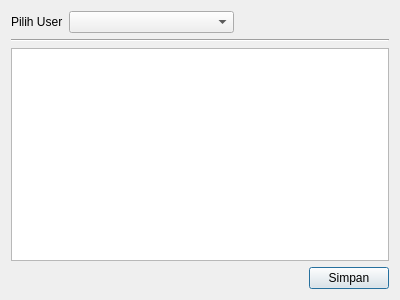
<?xml version="1.0" encoding="UTF-8"?>
<ui version="4.0">
 <class>PermissionDialog</class>
 <widget class="QDialog" name="PermissionDialog">
  <property name="geometry">
   <rect>
    <x>0</x>
    <y>0</y>
    <width>400</width>
    <height>300</height>
   </rect>
  </property>
  <property name="windowTitle">
   <string>Edit Perizinan</string>
  </property>
  <layout class="QVBoxLayout" name="verticalLayout">
   <item>
    <layout class="QHBoxLayout" name="horizontalLayout">
     <item>
      <widget class="QLabel" name="label">
       <property name="text">
        <string>Pilih User</string>
       </property>
      </widget>
     </item>
     <item>
      <widget class="QComboBox" name="comboBox">
       <property name="minimumSize">
        <size>
         <width>165</width>
         <height>0</height>
        </size>
       </property>
      </widget>
     </item>
     <item>
      <spacer name="horizontalSpacer">
       <property name="orientation">
        <enum>Qt::Horizontal</enum>
       </property>
       <property name="sizeHint" stdset="0">
        <size>
         <width>40</width>
         <height>20</height>
        </size>
       </property>
      </spacer>
     </item>
    </layout>
   </item>
   <item>
    <widget class="Line" name="line">
     <property name="orientation">
      <enum>Qt::Horizontal</enum>
     </property>
    </widget>
   </item>
   <item>
    <widget class="QListView" name="listView"/>
   </item>
   <item>
    <layout class="QHBoxLayout" name="horizontalLayout_2">
     <item>
      <spacer name="horizontalSpacer_2">
       <property name="orientation">
        <enum>Qt::Horizontal</enum>
       </property>
       <property name="sizeHint" stdset="0">
        <size>
         <width>40</width>
         <height>20</height>
        </size>
       </property>
      </spacer>
     </item>
     <item>
      <widget class="QPushButton" name="saveButton">
       <property name="text">
        <string>Simpan</string>
       </property>
      </widget>
     </item>
    </layout>
   </item>
  </layout>
 </widget>
 <resources/>
 <connections/>
</ui>
